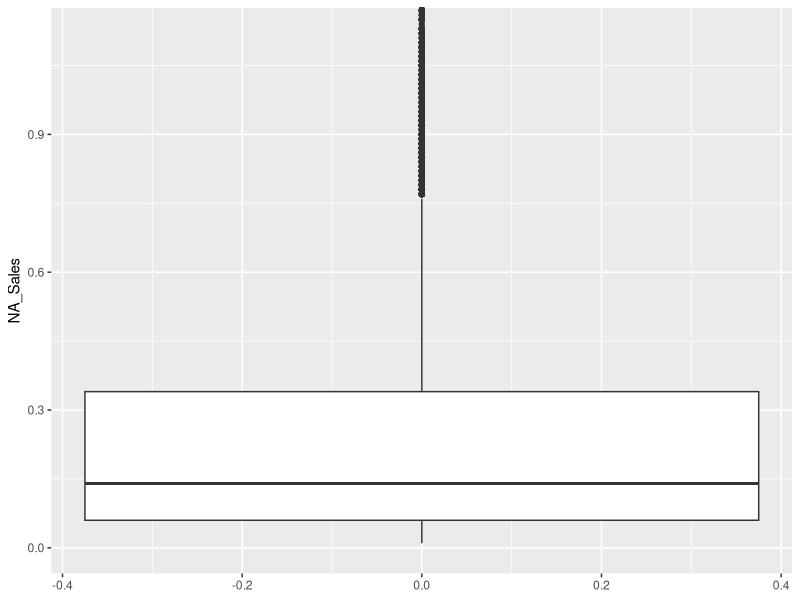
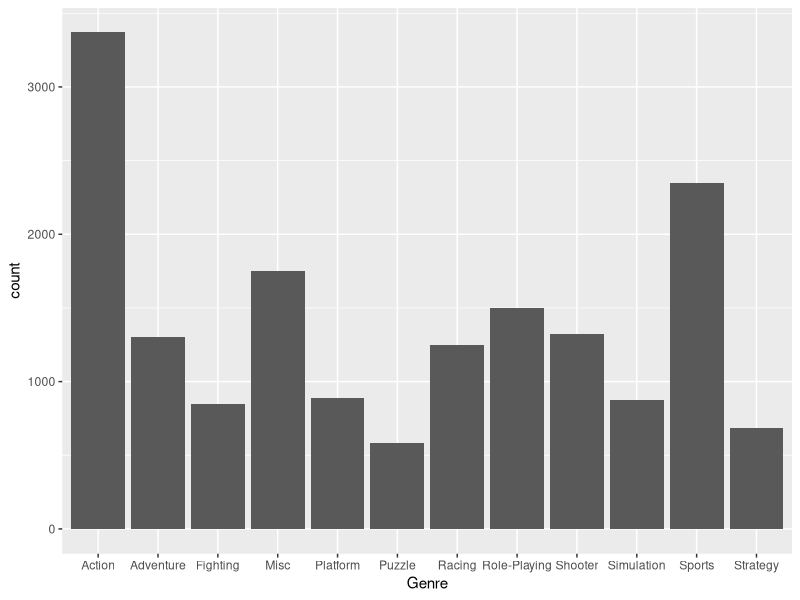
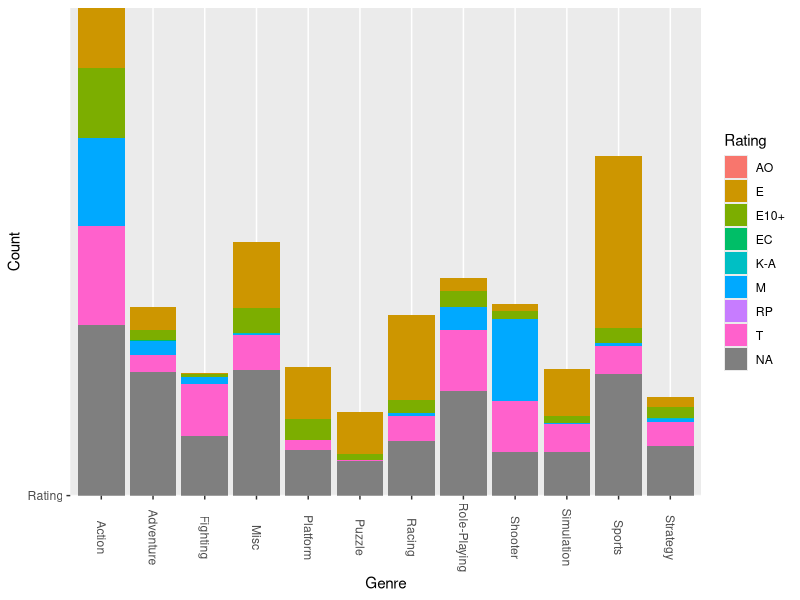
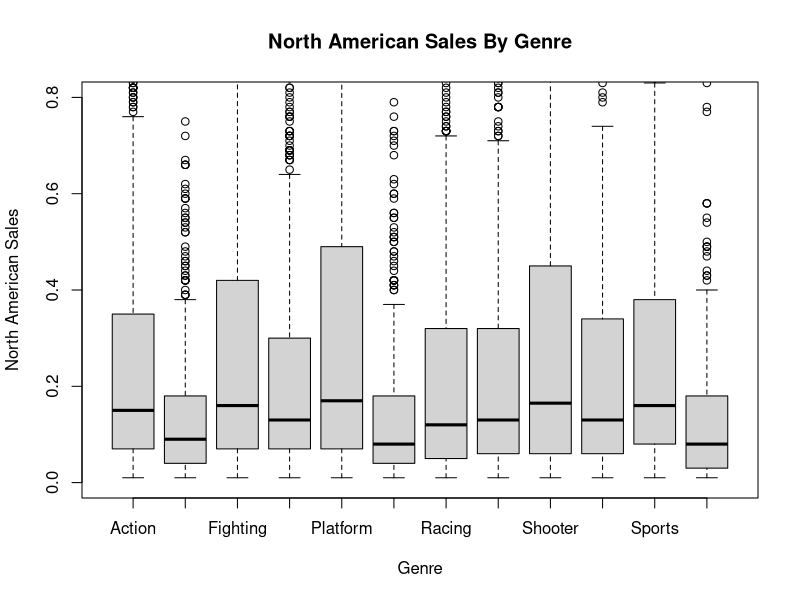
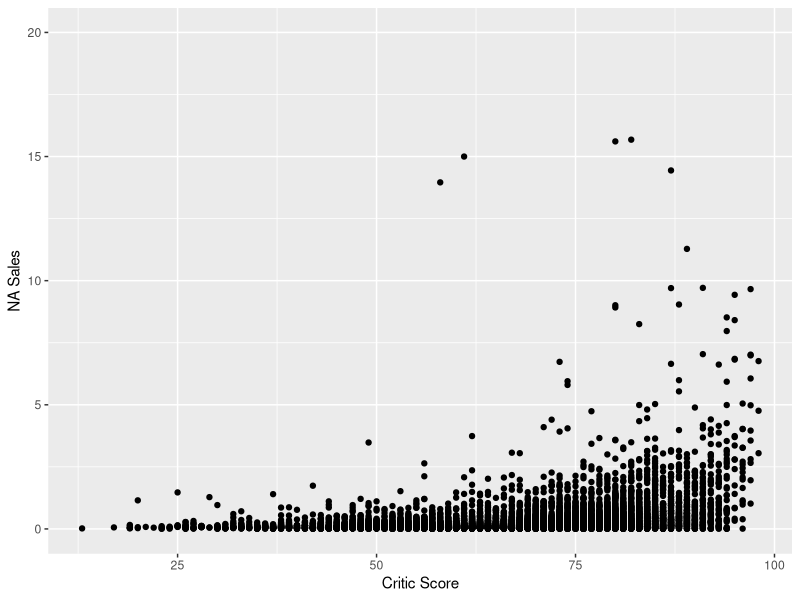

Write R code to recreate these figures, in order.
## ---- chunk 1
#Loading Libraries
library(tidyverse)

#Loading Dataset
vgs <- read.csv('replaced variables.csv')

#Transforming variables to appropriate data types
vgs$NA_Sales<-as.numeric(vgs$NA_Sales)
vgs$EU_Sales<-as.numeric(vgs$EU_Sales)
vgs$JP_Sales<-as.numeric(vgs$JP_Sales)
vgs$Other_Sales<-as.numeric(vgs$Other_Sales)
vgs$Platform <- as.factor(vgs$Platform)
vgs$Publisher <- as.factor(vgs$Genre)
vgs$Genre <- as.factor(vgs$Genre)
vgs$Developer <- as.factor(vgs$Developer)
vgs$Rating <- as.factor(vgs$Rating)
vgs$Year_of_Release <- as.factor(vgs$Year_of_Release)
vgs$User_Score <- as.numeric(vgs$User_Score)
vgs$Name <- as.character(vgs$Name)
vgs$User_Score <- vgs$User_Score * 10

#Replacing empty entries with NA
vgs$Rating[vgs$Rating %in% c("")]<- NA
vgs$Rating <-factor(vgs$Rating)
vgs$Developer[vgs$Developer %in% c("")]<- NA
vgs$Developer <-factor(vgs$Developer)
vgs$Genre[vgs$Genre %in% c("")]<- NA
vgs$Genre <-factor(vgs$Genre)
vgs <- filter(vgs, Name != "")
## ---- chunk 2
summary(vgs$NA_Sales, na.rm = TRUE) # summarize the variable NA_Sales
sd(vgs$NA_Sales, na.rm = TRUE) # find the standard deviation
IQR(vgs$NA_Sales, na.rm = TRUE) # find the IQR
nasmildthreshold = (.28*1.5) + .28 # mild threshold
print(nasmildthreshold)
nasmaxthreshold = (.28*3) + .28 # extreme threshold
print(nasmaxthreshold)
sum(vgs$NA_Sales>nasmaxthreshold, na.rm = TRUE) # number of observations above the max threshold
ggplot(data = vgs, aes(y = NA_Sales)) + geom_boxplot() + coord_cartesian(ylim = c(0, 1.12))
## ---- chunk 3
vgs$Genre[vgs$Genre %in% c("")]<- NA
freq_genre <- table(vgs$Genre)
rel_freq_genre <- table(vgs$Genre)/nrow(vgs)
ggplot(data = vgs) + geom_bar(mapping = aes(x = Genre))
## ---- chunk 4
twoway <- addmargins(table(vgs$Rating, vgs$Genre))
twoway
ggplot(vgs, aes(fill=Rating, y='Rating', x=Genre)) + geom_bar(position= 'stack', stat='identity') + ylab('Count') + xlab('Genre') + theme(axis.text.x=element_text(angle = -90, vjust = 0.5))
## ---- chunk 5
summary(vgs$NA_Sales) #summary statistics of North American sales
table(vgs$Genre) #Frequency table of Video Game Genres
nasalesiqr <- IQR(vgs$NA_Sales, na.rm = TRUE) #Calculating the IQR of NA_Sales
highoutlier <- 0.340+(1.5*nasalesiqr) #High outlier formula
boxplot(vgs$NA_Sales~vgs$Genre, main = "North American Sales By Genre", xlab =
          "Genre", ylab = "North American Sales", ylim = c(0,0.8))
## ---- chunk 6
ggplot(vgs, aes(Critic_Score, NA_Sales)) + geom_point() +ylab('NA Sales') + xlab('Critic Score') + ylim(0, 20)
